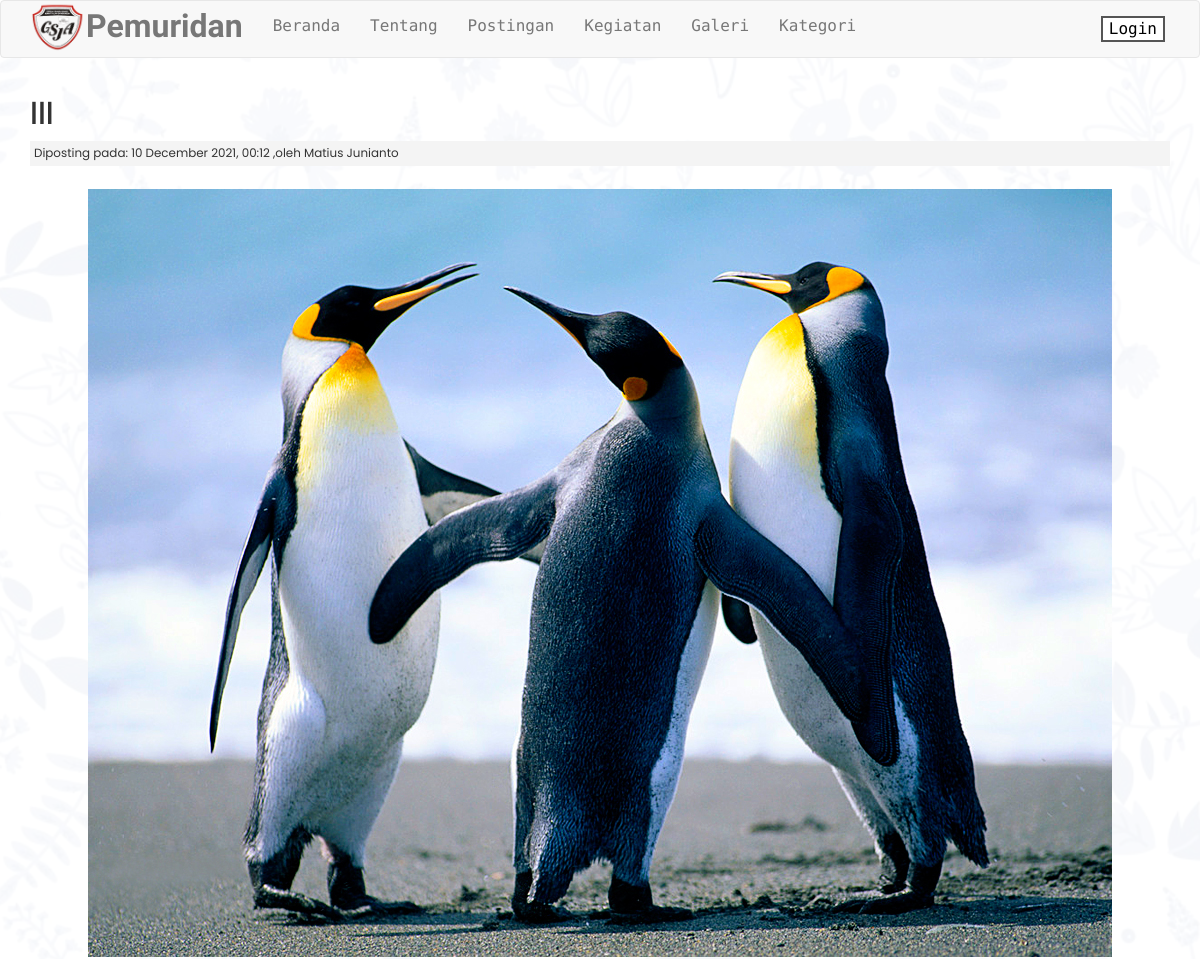
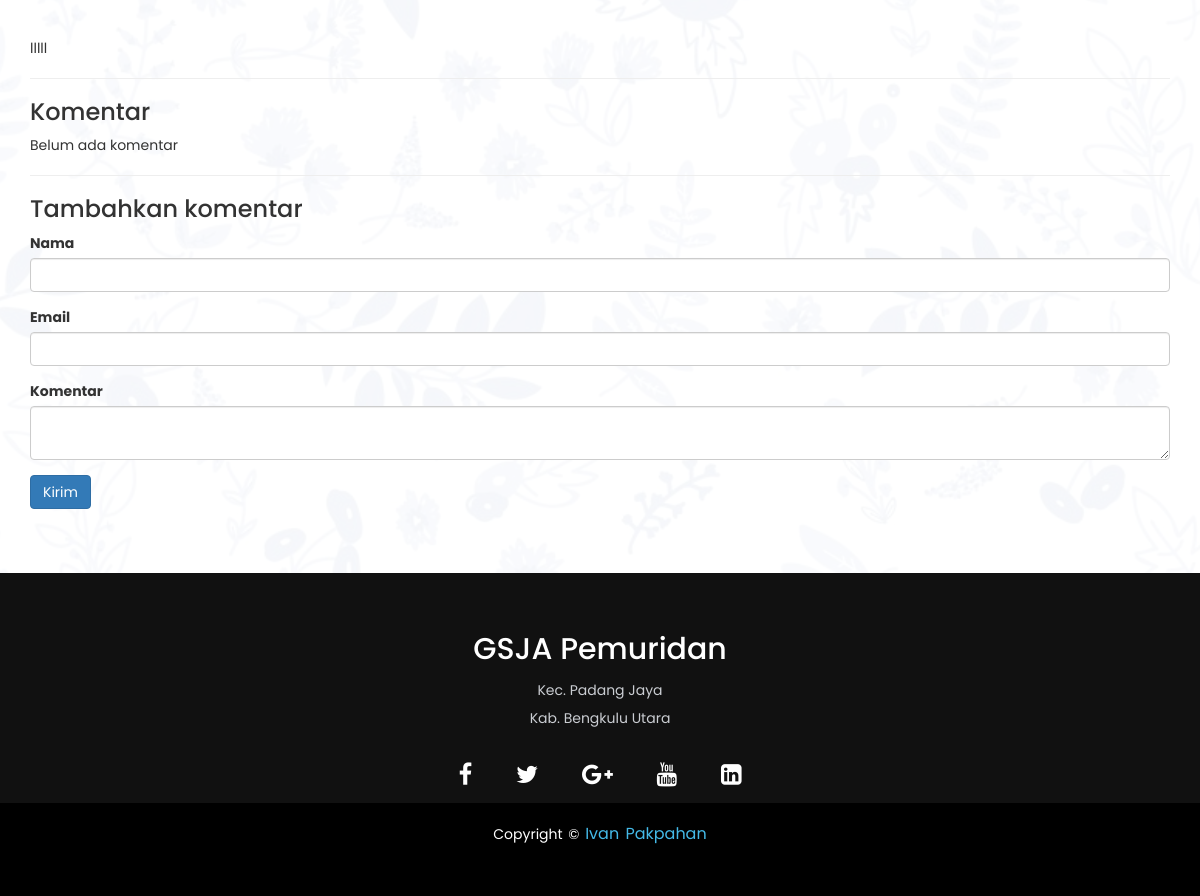
Screenshot of /posts/lll with the database file from the repository (2 pictures, top to bottom).
### tables this page shows
CREATE TABLE IF NOT EXISTS `posts` (
  `id` int(11) NOT NULL AUTO_INCREMENT,
  `category_id` int(11) NOT NULL,
  `user_id` int(11) NOT NULL,
  `title` varchar(255) NOT NULL,
  `slug` varchar(255) NOT NULL,
  `body` text NOT NULL,
  `post_image` varchar(255) NOT NULL,
  `created_at` timestamp NOT NULL DEFAULT current_timestamp(),
  `writter` varchar(50) DEFAULT 'Gembala Sidang GSJA',
  PRIMARY KEY (`id`)
);

### application/controllers/Posts.php (called while the page is built, shortened)
<?php
class Posts extends CI_Controller
{
    public function view($slug = NULL)
    {
        $data['post'] = $this->post_model->get_posts($slug);
        $post_id = $data['post']['id'];
        $data['comments'] = $this->comment_model->get_comments($post_id);
        $data['title'] = $data['post']['title'];
        $this->load->view('templates/header');
        $this->load->view('posts/view', $data);
        $this->load->view('templates/footer');
    }
}

### index.php (called while the page is built, shortened)
<?php
require_once BASEPATH.'core/CodeIgniter.php';

### application/models/Post_model.php (called while the page is built, shortened)
<?php
class Post_model extends CI_Model
{
	public function get_posts($slug = FALSE, $limit = FALSE, $offset = FALSE)
	{
		$query = $this->db->get_where('posts', array('slug' => $slug));
		return $query->row_array();
	}
}

### application/views/posts/view.php (the view, shortened to what this page needs)
<h2 style="font-family:Poppins, sans-serif;"><?php echo $post['title']; ?></h2>
<?php
$originalDate = $post['created_at'];
$newDate = date("d F Y,  H:m", strtotime($originalDate));
?>
<small style="font-family:Poppins, sans-serif;" class="post-date">Diposting pada: <?php echo $newDate; ?> ,oleh <?php echo $post['writter']; ?></small><br>
<center><img src="<?php echo site_url(); ?>assets/images/posts/<?php echo $post['post_image']; ?>"></center><br><br>
<div class="post-body">
	<?php echo $post['body']; ?>
</div>
<hr>
<h3 style="font-family:Poppins, sans-serif;">Komentar</h3>
<?php if ($comments) : ?>
	<?php foreach ($comments as $comment) : ?>
		<div class="well">
			<h5 style="font-family:Poppins, sans-serif;"> <?php echo $comment['body']; ?> [by <strong><?php echo $comment['name']; ?></strong>]</h5>
		</div>
	<?php endforeach; ?>
<?php else : ?>
	<p style="font-family:Poppins, sans-serif;">Belum ada komentar</p>
<?php endif; ?>
<hr>
<h3 style="font-family:Poppins, sans-serif;">Tambahkan komentar</h3>
<?php echo form_open('comments/create/' . $post['id']); ?>
<div class="form-group" style="font-family:Poppins, sans-serif;">
	<label>Nama</label>
	<input type="text" name="name" class="form-control">
</div>
<div class="form-group" style="font-family:Poppins, sans-serif;">
	<label>Email</label>
	<input type="text" name="email" class="form-control">
</div>
<div class="form-group" style="font-family:Poppins, sans-serif;">
	<label>Komentar</label>
	<textarea name="body" class="form-control"></textarea>
</div>
<button style="font-family:Poppins, sans-serif;" class="btn btn-primary" type="submit">Kirim</button>
</form>

### assets/css/style.css (style rules this page uses)
body { position: relative; font-family: "Poppins", sans-serif; }
body:before { content: " "; display: block; position: absolute; left: 0; top: 0; width: 100%; height: 100%; opacity: 0.05; background-image: url("../images/background/background2.jpg"); background-repeat: repeat; background-position: 50% 0; background-size: cover; z-index: -99999; }
.post-date { background: #f4f4f4; padding: 4px; margin: 3px 0; display: block; }
button { margin-right: 5px; background-color: white; color: black; border: 2px solid #555555; }

### rows the page displays
posts: title "lll", created_at "10 December 2021, 00:12", writter "Matius Junianto", post_image (picture), body "lllll"
